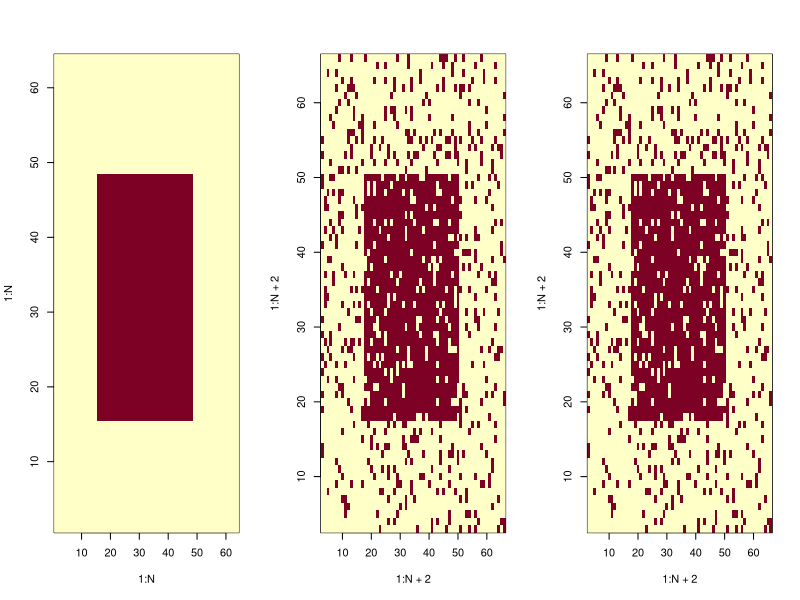
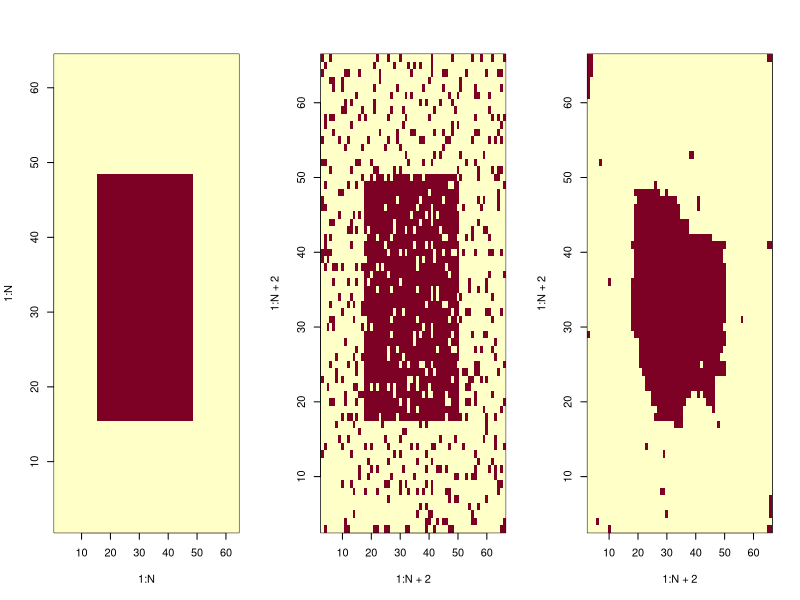
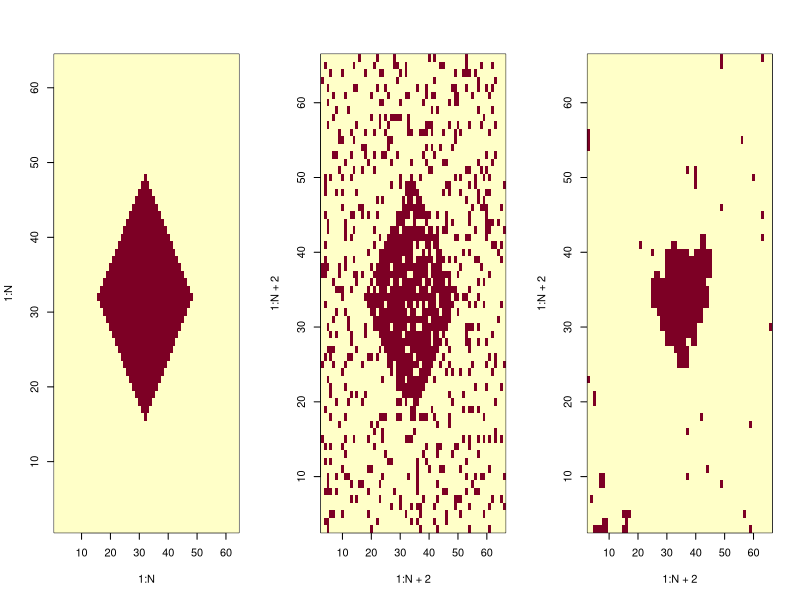
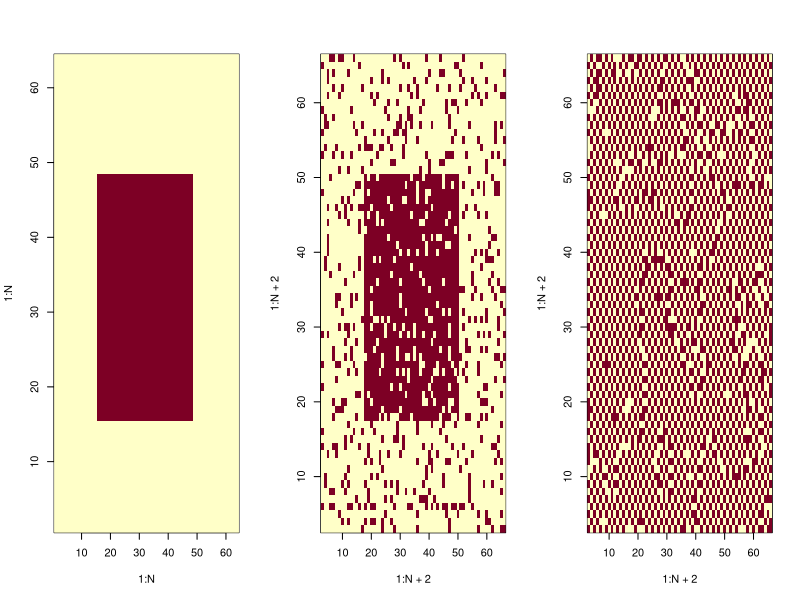
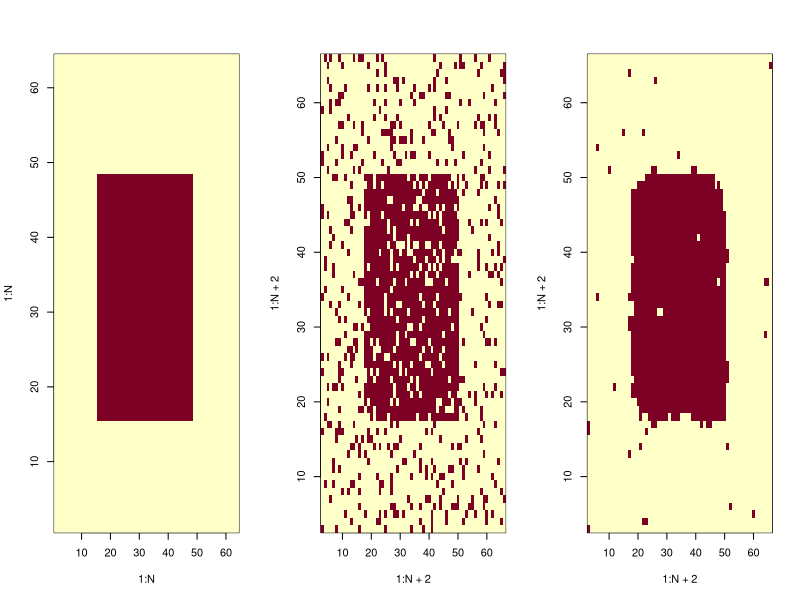
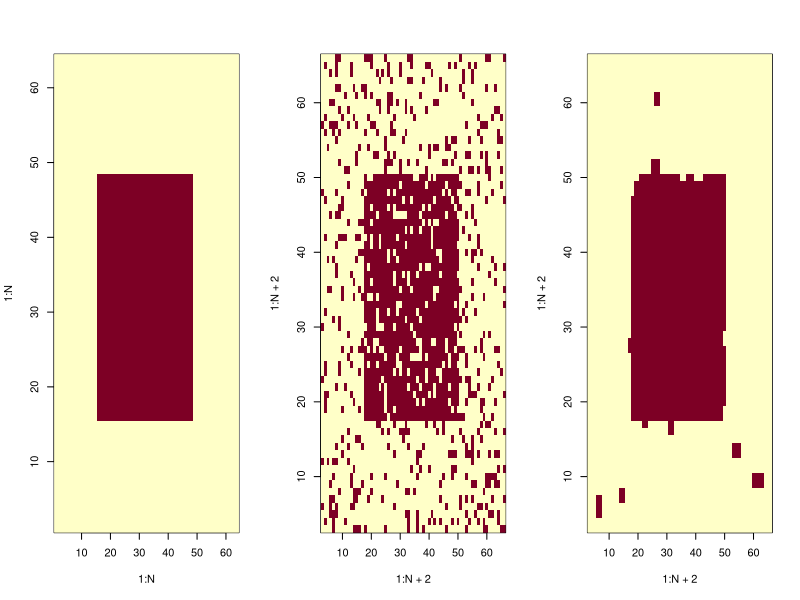
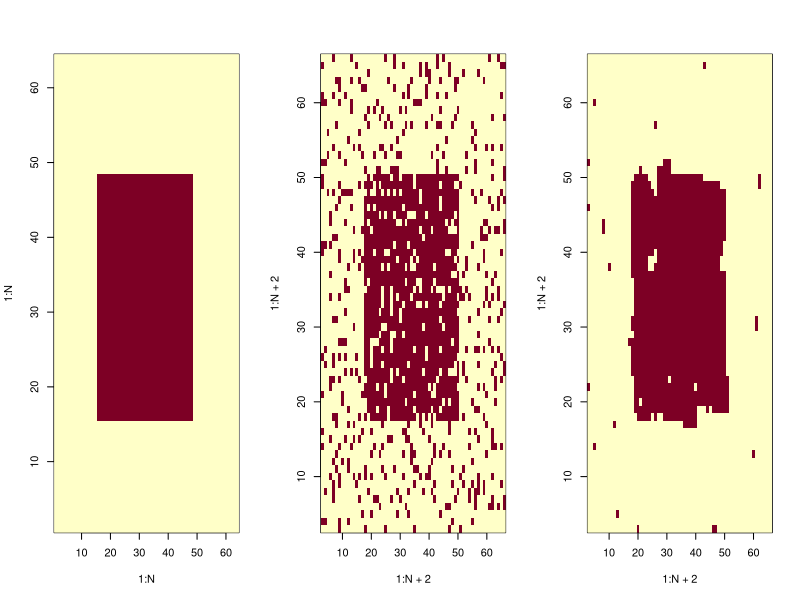
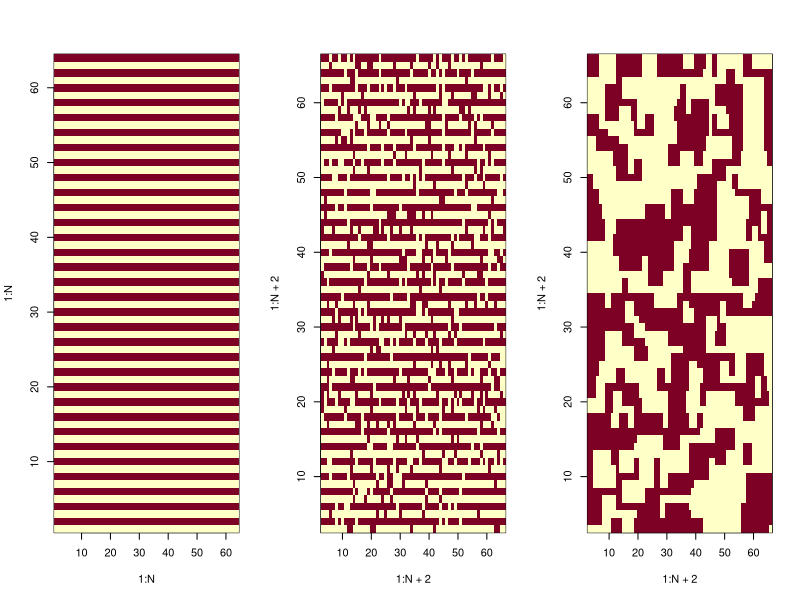

Generate these figures, in order, with R:
## ---- chunk 1
library(stats)
library(survival)
library(ggplot2)
## ---- chunk 2
bruiteur=function(image, br, p){
  #fonction qui revoit l'image donnée en argument par la même image mais bruitée par la méthode demandée "br"
  imgBr <- image
  N <- dim(image)[1]
  bruit <- 0
  p <- 0.15
  #----binomiale----
  if(br== "rbinom"){bruit <- matrix(2*rbinom(N^2,1,1-p)-1,nrow=N,ncol=N)}
  
  #----poisson----      #futurs bruitages différents possibles
  #----normale----
  
  imgBr <- image*bruit
  return(imgBr)
}#func

#================================================================================================================

imageGenerator=function(forme, N){
  #fonction permettant de générer une matrice-image de forme choisie, et de taille N*N
  
  img <- matrix(-1, nrow= N, ncol= N)
  
  #----rectangle----
  if(forme== "rectangle"){
    img[(N/4):(N*3/4),(N/4):(N*3/4)] <- 1}
  
  #----losange----
  if(forme== "losange"){
    for (i in 1:N){
      for (j in 1:N){
        img[i,j]=-1+2*(abs(i-j)<=N/4)*(abs(i+j-N)<=N/4)  
      }}#for#for
  }#if
  
  #----bandes verticales----
  if(forme=="bande"){
    for (j in 1:(N/2)){ img[,2*j]=rep(1,N) }
  }#if
  
  return(img)
}#func

#================================================================================================================

correspondance=function(img0, img1, N){
  #fonction qui renvoit le pourcentage de correspondance entre deux images de mêmes tailles.
	
	nok <- 0 #nombre de pixels divergents
	
	for (i in (1:N)){
		for (j in (1:N)){
			if(img0[i,j] != img1[i,j]){nok <- nok+1}
		}#for
	}#for
	correspondance <- ((N^2)-nok)/(N^2)*100
	return(correspondance)
}#func
## ---- chunk 3
GibbsIsing = function(forme, N, p, B, beta, alpha, n){
  # fonction qui réalise l'échantilloneur de Gibbs, sur le modèle d'Ising, avec une image img1 bruitée à partir de img0, afin de restaurer cette image.
  
  #----création de l'image parfaite img0----
  img0 = imageGenerator(forme, N)
  #----création de l'image bruitée, avec ajout d'une bordure.
	img1 = matrix(0, nrow=N+2, ncol=N+2)
	img1[2:(N+1),2:(N+1)] = bruiteur(img0, "rbinom", p) 
	img2 = img1 #image tampon
  img3 = img1 #mémoire du bruit initiale
  
  for(k in 1:n){ #n parcours de pixels
    #----choix d'un site au hasard---
    i <- 1+ceiling(N*runif(1)) # indice entre 2 et N+1 pour éviter le contour
    j <- 1+ceiling(N*runif(1))
    
    #----changement de valeur au site choisi sur img2 (1 ou -1) pour représenter E en entier avec img1 et img2 (cas d'une image en noir et blanc)----
    img2[i,j] = -img1[i,j]
    
    #----voisinage----
    v = img1[i+1,j] + img1[i-1,j] + img1[i,j+1] + img1[i,j-1]
    
    #----potentiels (modele d'ising)----
    U1 = -B*img1[i,j]-img1[i,j]*(beta*v + alpha*img3[i,j])
    U2 = -B*img2[i,j]-img2[i,j]*(beta*v + alpha*img3[i,j])
    
    #----calcule de la proba conditionnelle locale----
    P <- exp(-U2)/(exp(-U1)+exp(-U2))
    
    if(runif(1)<= P){img1[i,j]= img2[i,j]}#on change la valeur du pixel
    else{img2[i,j] <- img1[i,j]} #on garde la valeur du pixel
  }#for
  
  #----affichage----
  par(mfrow=c(1,3))
  
  img3 <- img3[2:(N+1),2:(N+1)] #on retire les contours
	img1 <- img1[2:(N+1),2:(N+1)]
  
	image(1:N,1:N,img0)#image initiale
	image(1:N+2,1:N+2,img3)#image bruitée
	image(1:N+2,1:N+2,img1)#image restaurée
}
## ---- chunk 4
metropolisIsing=function(forme, N, p, B, beta, alpha, n){
	#fonction qui réalise l'algorithme de Metropolis sur une image bruitée img1 (à partir de img0), pour restaurer cette image.
	
	#----création de l'image parfaite img0----
	img0 = imageGenerator(forme, N)
	
	#----création d'une image auxiliaire img1, avec bord plus long et bruitage----
	img1 = matrix(0, nrow=N+2, ncol=N+2)
	img1[2:(N+1),2:(N+1)] = bruiteur(img0, "rbinom", p)
	img2 = img1 #image tampon
	img3 = img1 #mémoire du bruit initiale

	for(k in 1:n){ #n visites de pixels
	
		#----choix d'un pixel au hasard----
		i <- 1+ceiling(N*runif(1)) # indice entre 2 et N+1
		j <- 1+ceiling(N*runif(1))
		
		#----tirage nouvelle valeure candidate----
		img2[i,j] = -img1[i,j]
	
		#----voisinage----
		v = img1[i+1,j] + img1[i-1,j] + img1[i,j+1] + img1[i,j-1]
	
		#----potentiels----
		U1 = -B*img1[i,j]-img1[i,j]*(beta*v + alpha*img3[i,j])#potentiel actuel
		U2 = -B*img2[i,j]-img2[i,j]*(beta*v + alpha*img3[i,j])#potentiel candidat
	
		#----proba conditionnelle locale----
		dU = U2-U1
		p <- exp(-dU)
		
		if(runif(1)<=p){img1[i,j]= -img1[i,j]}#on change la valeur du pixel
		else{img2[i,j] <- img1[i,j]} #on garde la valeur du pixel
	}#for
	
	#----affichage----
	img3 <- img3[2:(N+1),2:(N+1)] #on retire le contour
	img1 <- img1[2:(N+1),2:(N+1)]
	
	par(mfrow=c(1,3))
	image(1:N,1:N,img0)#image initiale
	image(1:N+2,1:N+2,img3)#image bruitée
	image(1:N+2,1:N+2,img1)#image restaurée
	return(c("pourcentage de restauration par metropolisIsing", correspondance(img0,img1,N)))
  
}#func
## ---- chunk 5
metropolisIsing("rectangle", 64, 0.25, 0, 0.66, 5, 10^5)
## ---- chunk 6
metropolisIsing("rectangle", 64, 0.25, 0, 0.66, 0, 5*10^5)
metropolisIsing("losange", 64, 0.25, 0, 0.66, 0, 5*10^5)
## ---- chunk 7
metropolisIsing("rectangle", 64, 0.25, 0, -0.66, 0.33, 10^5)
## ---- chunk 8
metropolisIsing("rectangle", 64, 0.25, 0, 0.66, 0.33, 10^5)
## ---- chunk 9
recuitSimule=function(forme, N, p, B, beta, alpha, n){
	#fonction qui réalise l'algorithme de recuit simulé, pour restaurer img1
	
	#----création de l'image parfaite img0----
	img0 = imageGenerator(forme, N)
	
	#----création d'une image auxiliaire img1, avec bordure et bruit----
	img1 = matrix(0, nrow=N+2, ncol=N+2)
	img1[2:(N+1),2:(N+1)] = bruiteur(img0, "rbinom", p)
	img2 = img1 #image tampon
	img3 = img1 #mémoire du bruit initiale

	for(k in 1:n){ #n visites de pixels
	  
	  T <- 1/log(k+1) #T tend lentement vers 0
	  
		#----choix d'un pixel au hasard----
		i <- 1+ceiling(N*runif(1)) # indice entre 2 et N+1
		j <- 1+ceiling(N*runif(1))
		
		#----tirage nouvelle valeure candidate----
		img2[i,j] = -img1[i,j]
	
		#----voisinage----
		v = img1[i+1,j] + img1[i-1,j] + img1[i,j+1] + img1[i,j-1]
	
		#----potentiels----
		U1 = -B*img1[i,j]-img1[i,j]*(beta*v + alpha*img3[i,j])#potentiel actuel
		U2 = -B*img2[i,j]-img2[i,j]*(beta*v + alpha*img3[i,j])#potentiel candidat
	
		#----probabilité conditionnelle locale, "recuite" à chaque itération----
		dU = U2-U1
		p <- exp(-dU/T)
		
		if(runif(1)<=p){img1[i,j]= -img1[i,j]}#changement
		else{img2[i,j] <- img1[i,j]} #inchangé
	}#for
	
	#----affichage----
	img3 <- img3[2:(N+1),2:(N+1)] #retire le contour
	img1 <- img1[2:(N+1),2:(N+1)]
	
	par(mfrow=c(1,3))
	image(1:N,1:N,img0)#image initiale
	image(1:N+2,1:N+2,img3)#image  bruitée
	image(1:N+2,1:N+2,img1)#image restaurée
	return(c("pourcentage de restauration par recuitSimule", correspondance(img0,img1,N)))
  
}#func
## ---- chunk 10
recuitSimule("rectangle", 64, 0.25, 0, 0.66, 0.33, 5*10^4)
metropolisIsing("rectangle", 64, 0.25, 0, 0.66, 0.33, 5*10^4)
## ---- chunk 11
recuitSimule("bande", 64, 0.25, 0, 0.66, 0.33, 5*10^4)
## ---- chunk 12
recuitSimule("bande", 64, 0.25, 0, -0.66, 0.33, 5*10^4)
## ---- chunk 13
restorStripe=function(forme, N, p, B, beta, alpha, n){
  #fonction de recuit simulé modifiée pour restaurer une image en bandes horizontales noir et blanche alternées, grâce à une disjonction de cas entre l'horizontale et la verticale pour les calculs de potentiel.
  
  energiehv=function(img){
    #fonction qui renvoie, dans un tuple, les sommes des doubles produits sur les lignes, et sur les colonnes. Le résultats sert au calcul des betah et betav
    eligne=0
    ecolonne=0
    for (i in 1:N) {for (j in 1:(N-1)){eligne=eligne+img[i,j]*img[i,j+1]}}  #somme des doubles produits de ligne
    for (j in 1:N) {for (i in 1:(N-1)){ecolonne=ecolonne+img[i,j]*img[i+1,j]}}  #somme des doubles produits de colonne
    return(c(eligne,ecolonne))
  }#func
  
  
  #----img0, initiale----
  img0 = imageGenerator(forme, N)
  
  #----img1, avec bordure et bruit----
  img1 = matrix(0, nrow=N+2, ncol=N+2)
  img1[2:(N+1),2:(N+1)] = bruiteur(img0, "rbinom", p)
  img2 = img1 #tampon
  img3 = img1 #bruit initiale
  
  #----calcul des deux beta, horizontal et vertical----
  betah=2*energiehv(img1)[2]/(abs(energiehv(img1)[1])+abs(energiehv(img1)[2]))
  betav=2*energiehv(img1)[1]/(abs(energiehv(img1)[1])+abs(energiehv(img1)[2]))

	for(k in 1:n){ #n visites de pixels
	  
	  T <- 1/log(n)
	  
		#----choix d'un pixel au hasard----
		i <- 1+ceiling(N*runif(1))
		j <- 1+ceiling(N*runif(1))
		
		#----tirage nouvelle valeure candidate----
		img2[i,j] = -img1[i,j]
	
    #----calcule du voisinage séparément entre horizontale (Vh) et verticale (Vv)
    Vh <- img1[i-1,j]+img1[i+1,j]
    Vv <- img1[i,j-1]+img1[i,j+1]
	
		#----potentiels----
		U1 = -B*img1[i,j]-img1[i,j]*(betah*Vh + betav*Vv + alpha*img3[i,j])#potentiel actuel
		U2 = -B*img2[i,j]-img2[i,j]*(betah*Vh + betav*Vv + alpha*img3[i,j])#potentiel candidat
	
		#----test----
		dU = U2-U1
		p <- exp(-dU/T)
		
		if(runif(1)<=p){img1[i,j]= -img1[i,j]}#changé
		else{img2[i,j] <- img1[i,j]} #inchangé
	}#for
  
  
  #----affichage----
  img3 <- img3[2:(N+1),2:(N+1)] 
  img1 <- img1[2:(N+1),2:(N+1)]
  par(mfrow=c(1,3))
  image(1:N,1:N,img0)#image initiale
  image(1:N+2,1:N+2,img3)#image bruitée
  image(1:N+2,1:N+2,img1)#image restaurée
  
  return(c("pourcentage de restauration par restorStripe",correspondance(img0,img1,N),"betah",betah,"betav",betav))
  
}#func
## ---- chunk 14
restorStripe("bande",64,0.25,0,0.66,0.33,5*10^4)
## ---- chunk 15

Vstar=function(img, N, i, j, L){
  #fonction qui calcule le voisinage du pixel (i,j), selon le modèle de voisinage en étoile variable.
  
  vbranch=function(img, N, is, js, iv, jv, L){
	  #L détermine la longueur maximale d'une branche
	  #(iv, jv) appartient à [(0,1),(0,-1),(1,0),(-1,0)], c'est ce qui donne le sens de la branche à partir de s

	  v = c() #branche finale
	  vl = c() #branche brute
	  if(is<1 | is>N | js<1 | js>N){return("les coordonnées données sont en dehors de l'image")}

	  #----récupération des L sites de la branche potentielles sans condition----
	  for(k in(1:L)){
		  i <- is+k*iv
		  j <- js+k*jv
		  if(i>=1 && i<=N){ if(j>=1 && j<=N){ #teste si les coordonnées du candidat sont dans l'image
			  vl <- c(vl,img[i,j])
		  }}#if&if
	  }#for
	  if(is.null(vl[1])){return(0)} #si on est sur le bord
	
	  #----épuration selon la condition de valeur de site----
	  lead <- vl[1] #base de la branche, à côté du site
	  for(k in 1:length(vl)){ #parcours les L sites
		  if(vl[k]==lead){ v <- c(v,vl[k]) }#condition pour faire partie de la branche.
	  }#for
	
	  return(length(v)*lead) #"poid" de la branche. length(v) fait office de facteur, comme beta classiquement
  }#func
  
  #somme des quatre branches
	s <- 0
	s <- s + vbranch(img, N, i, j, -1, 0, L)
	s <- s + vbranch(img, N, i, j, 1, 0, L)
	s <- s + vbranch(img, N, i, j, 0, -1, L)
	s <- s + vbranch(img, N, i, j, 0, 1, L)
	return(s)
}#func
## ---- chunk 16
recuitSimule_Vstar=function(forme, N, p, B, beta, alpha, n, L){
	#fonction qui réalise l'algorithme de recuit, mais dont le calcul de voisinage se faite selon le modèle en étoile variable.
	
	#----image parfaite img0----
	img0 = imageGenerator(forme, N)
	
	#----image auxiliaire img1, avec bordure et bruitage----
	img1 = matrix(0, nrow=N+2, ncol=N+2)
	img1[2:(N+1),2:(N+1)] = bruiteur(img0, "rbinom", p)
	img2 = img1 #tampon
	img3 = img1 #bruit initiale

	for(k in 1:n){
	  
	  T <- 1/log(k+1)
	  
		#----choix d'un pixel au hasard----
		i <- 1+ceiling(N*runif(1))
		j <- 1+ceiling(N*runif(1))
		
		#----tirage nouvelle valeure candidate----
		img2[i,j] = -img1[i,j]
	
		#----voisinage selon le modèle en étoile----
	  v = Vstar(img1, N+2, i, j, L)
		
		#----potentiels----
		U1 = -B*img1[i,j]-img1[i,j]*(beta*v + alpha*img3[i,j])#potentiel actuel
		U2 = -B*img2[i,j]-img2[i,j]*(beta*v + alpha*img3[i,j])#potentiel candidat
	
		#----test----
		dU = U2-U1
		p <- exp(-dU/T)
		
		if(runif(1)<=p){img1[i,j]= -img1[i,j]}#changé
		else{img2[i,j] <- img1[i,j]} #inchangé
	}#for
	
	#----affichage----
	img3 <- img3[2:(N+1),2:(N+1)] #on retire le contour
	img1 <- img1[2:(N+1),2:(N+1)]
	
	par(mfrow=c(1,3))
	image(1:N,1:N,img0)#image initiale
	image(1:N+2,1:N+2,img3)#image  bruitée
	image(1:N+2,1:N+2,img1)#image restaurée
	
	return(correspondance(img0, img1, N))
  
}#func

## ---- chunk 17
smartStop=function(forme, N, p, B, beta, alpha, S){
	#fonction qui réalise l'algorithme de recuit simulé avec pour condition d'arrêt faire S itérations successives sans changement de valeur.
	
	#----création de l'image parfaite img0----
	img0 = imageGenerator(forme, N)
	
	#----création d'une image auxiliaire img1, avec bord plus long et bruitage----
	img1 = matrix(0, nrow=N+2, ncol=N+2)
	img1[2:(N+1),2:(N+1)] = bruiteur(img0, "rbinom", p)
	img2 = img1 #image tampon
	img3 = img1 #mémoire du bruit initiale
	
  X<-0 #nombre d'itérations consécutives sans changement de spin
  it<-0 #compteur
  
  while(X<=S) { 
	  
    it <- it+1
	  T <- 1/log(it+1) #T tend vers 0
	  
		#----choix d'un pixel au hasard----
		i <- 1+ceiling(N*runif(1)) # indice entre 2 et N+1
		j <- 1+ceiling(N*runif(1))
		
		#----tirage nouvelle valeure candidate----
		img2[i,j] = -img1[i,j]
	
		#----voisinage----
	  v = Vstar(img1, N+2, i, j, 5) # L arbitrairement fixé à 5
		
		#----potentiels----
		U1 = -B*img1[i,j]-img1[i,j]*(beta*v + alpha*img3[i,j])#potentiel actuel
		U2 = -B*img2[i,j]-img2[i,j]*(beta*v + alpha*img3[i,j])#potentiel candidat
	
		#----test----
		dU = U2-U1
		p <- exp(-dU/T)
		
		if(runif(1)<=p){#on change la valeur du pixel
		  img1[i,j]= -img1[i,j]
		  X <- 0} #on a changé un pixel, retour à la case départ
		  
		else{
		  img2[i,j] <- img1[i,j]
		  X <- X+1} #on garde la valeur du pixel
	}#for
	
	#----RETURN----
	img1 <- img1[2:(N+1),2:(N+1)]
	corresp <- correspondance(img0, img1, N)
	return(c(corresp,it)) #(pourcentage de restauration, nombre d'itérations nécessaires)
  
}#func
## ---- chunk 18
disp_smartStop=function(forme, N, p, B, beta, alpha, S, pas){
  
  plage = seq(pas,S,pas) #plage S des tirages successifs sans changement
  l = length(plage)
  corresp = c(1:l) #stock des pourcentages de restauration
  iter = c(1:l) #stock des quantités d'itérations
  
  for( ss in plage){
    result = smartStop(forme, N, p, B, beta, alpha, ss)
    corresp[ss/pas] <- result[1]
    iter[ss/pas] <- result[2]

  }#for
  
  rev <- data.frame(plage_evaluation=plage, correspondance=corresp, nombre_iteration=iter )

  ggplot(data = rev, aes(x="largeur de la plage S",y="nombre d'itération n"))+geom_line()+geom_point() 
    # + geom_smooth()  
  print(rev)
}#func
## ---- chunk 19
disp_smartStop("rectangle", 64, 0.25, 0, 0.66, 0.33, 2000, 200)
## ---- chunk 20
smartStopLight=function(forme, N, p, B, beta, alpha, S, prcm){

	img0 = imageGenerator(forme, N)
	img1 = matrix(0, nrow=N+2, ncol=N+2)
	img1[2:(N+1),2:(N+1)] = bruiteur(img0, "rbinom", p)
	img2 = img1 #image tampon
	img3 = img1 #mémoire du bruit initiale
  X<-0 #nombre d'itérations consécutives sans changement de spin
  Y <- 0 #nombre de changements de spin, remis à 0 dès que Y==m.
  m <- prcm*S #nombre d'erreurs tolérées
  it<-0 #compteur d'itération général
  while(X<=S) { 
    it <- it+1
	  T <- 1/log(it+1) #T tend vers 0
		i <- 1+ceiling(N*runif(1)) # indice entre 2 et N+1
		j <- 1+ceiling(N*runif(1))
		img2[i,j] = -img1[i,j]
	  v = Vstar(img1, N+2, i, j, 5) # L arbitrairement fixé à 5
		U1 = -B*img1[i,j]-img1[i,j]*(beta*v + alpha*img3[i,j])#potentiel actuel
		U2 = -B*img2[i,j]-img2[i,j]*(beta*v + alpha*img3[i,j])#potentiel candidat
		dU = U2-U1
		p <- exp(-dU/T)
		if(runif(1)<=p){#on change la valeur du pixel
		  img1[i,j]= -img1[i,j]
		  Y <- Y+1
		  if(Y==m+1){ #dépassement du cota de changement de valeur m
		    X <- 0
		    Y <- 0}
		  else{X <- X+1}
		}#if 
		else{ #on garde la valeur du pixel
		  img2[i,j] <- img1[i,j]
		  X <- X+1} 
	}#for
	
	#----RETURN----
	img1 <- img1[2:(N+1),2:(N+1)]
	corresp <- correspondance(img0, img1, N)
	return(c(corresp,it)) #(pourcentage de restauration, nombre d'itérations nécessaires)
}#func

#smartStopLight("rectangle", 64,0.25, 0, 2/3, 1/3, 500, 15)
## ---- chunk 21
disp_smartStopLight=function(forme, N, p, B, beta, alpha, S, pas, prcm){
  
  plage = seq(pas,S,pas) #plage S des tirages successifs sans changement
  l = length(plage)
  error = c(1:l) #stock du nombre d'erreurs maximal accepté
  corresp = c(1:l) #stock des pourcentages de restauration
  iter = c(1:l) #stock des quantités d'itérations
  
  for( ss in plage){
    #m = prcm*ss
    result = smartStopLight(forme, N, p, B, beta, alpha, ss, prcm)
    error[ss/pas] <- prcm*ss #nombre d'erreurs tolérées 
    corresp[ss/pas] <- result[1]
    iter[ss/pas] <- result[2]

  }#for
  
  rev <- data.frame(plage_evaluation=plage, correspondance=corresp, nombre_iteration=iter, erreur_maximal=error)

  ggplot(data = rev, aes(x="largeur de la plage",y="nombre d'itération"))+geom_line()+geom_point() 
    # + geom_smooth()  
  print(rev)
}#func
## ---- chunk 22
disp_smartStopLight("rectangle", 64, 0.25, 0, 0.66, 0.33, 2000, 200, 0.01)
## ---- chunk 23
ICM=function(forme, N, p, B, beta, alpha, n){
	#fonction qui réalise l'algorithme d'ICM, pour restaurer img1
	
	#----création de l'image parfaite img0----
	img0 = imageGenerator(forme, N)
	
	#----création d'une image auxiliaire img1, avec bordure et bruit----
	img1 = matrix(0, nrow=N+2, ncol=N+2)
	img1[2:(N+1),2:(N+1)] = bruiteur(img0, "rbinom", p)
	img2 = img1 #image tampon
	img3 = img1 #mémoire du bruit initiale

	for(k in 1:n){ #n visites de pixels
	  
		#----choix d'un pixel au hasard----
		i <- 1+ceiling(N*runif(1)) # indice entre 2 et N+1
		j <- 1+ceiling(N*runif(1))
		
		#----tirage nouvelle valeure candidate----
		img2[i,j] = -img1[i,j]
	
		#----voisinage----
		v = img1[i+1,j] + img1[i-1,j] + img1[i,j+1] + img1[i,j-1]
	
		#----potentiels----
		U1 = -B*img1[i,j]-img1[i,j]*(beta*v + alpha*img3[i,j])#potentiel actuel
		U2 = -B*img2[i,j]-img2[i,j]*(beta*v + alpha*img3[i,j])#potentiel candidat
	
		#----probabilité conditionnelle locale, "recuite" à chaque itération----
		
		if(U1>U2){img1[i,j]= -img1[i,j]}#le changement proposé fait diminuer le potentiel local, on l'accept
		else{img2[i,j] <- img1[i,j]} #le changement proposé fait augmenter le potentiel local, on le refuse
	}#for
	
	#----affichage----
	img3 <- img3[2:(N+1),2:(N+1)] #retire le contour
	img1 <- img1[2:(N+1),2:(N+1)]
	
	return(correspondance(img0,img1,N))
  
}#func
## ---- chunk 24
metropolisIsing_return=function(forme, N, p, B, beta, alpha, n){
	#MEtropolisIsing sans affichage d'image, pour le test de vitesse
	
	#----création de l'image parfaite img0----
	img0 = imageGenerator(forme, N)
	
	#----création d'une image auxiliaire img1, avec bord plus long et bruitage----
	img1 = matrix(0, nrow=N+2, ncol=N+2)
	img1[2:(N+1),2:(N+1)] = bruiteur(img0, "rbinom", p)
	img2 = img1 #image tampon
	img3 = img1 #mémoire du bruit initiale

	for(k in 1:n){ #n visites de pixels
	
		#----choix d'un pixel au hasard----
		i <- 1+ceiling(N*runif(1)) # indice entre 2 et N+1
		j <- 1+ceiling(N*runif(1))
		
		#----tirage nouvelle valeure candidate----
		img2[i,j] = -img1[i,j]
	
		#----voisinage----
		v = img1[i+1,j] + img1[i-1,j] + img1[i,j+1] + img1[i,j-1]
	
		#----potentiels----
		U1 = -B*img1[i,j]-img1[i,j]*(beta*v + alpha*img3[i,j])#potentiel actuel
		U2 = -B*img2[i,j]-img2[i,j]*(beta*v + alpha*img3[i,j])#potentiel candidat
	
		#----proba conditionnelle locale----
		dU = U2-U1
		p <- exp(-dU)
		
		if(runif(1)<=p){img1[i,j]= -img1[i,j]}#on change la valeur du pixel
		else{img2[i,j] <- img1[i,j]} #on garde la valeur du pixel
	}#for
	
	#----affichage----
	img3 <- img3[2:(N+1),2:(N+1)] #on retire le contour
	img1 <- img1[2:(N+1),2:(N+1)]
	
	return(correspondance(img0,img1,N))
  
}#func
## ---- chunk 25
recuitSimule_return=function(forme, N, p, B, beta, alpha, n){
	#fonction qui réalise l'algorithme de recuit simulé, pour restaurer img1
	
	#----création de l'image parfaite img0----
	img0 = imageGenerator(forme, N)
	
	#----création d'une image auxiliaire img1, avec bordure et bruit----
	img1 = matrix(0, nrow=N+2, ncol=N+2)
	img1[2:(N+1),2:(N+1)] = bruiteur(img0, "rbinom", p)
	img2 = img1 #image tampon
	img3 = img1 #mémoire du bruit initiale

	for(k in 1:n){ #n visites de pixels
	  
	  T <- 1/log(k+1) #T tend lentement vers 0
	  
		#----choix d'un pixel au hasard----
		i <- 1+ceiling(N*runif(1)) # indice entre 2 et N+1
		j <- 1+ceiling(N*runif(1))
		
		#----tirage nouvelle valeure candidate----
		img2[i,j] = -img1[i,j]
	
		#----voisinage----
		v = img1[i+1,j] + img1[i-1,j] + img1[i,j+1] + img1[i,j-1]
	
		#----potentiels----
		U1 = -B*img1[i,j]-img1[i,j]*(beta*v + alpha*img3[i,j])#potentiel actuel
		U2 = -B*img2[i,j]-img2[i,j]*(beta*v + alpha*img3[i,j])#potentiel candidat
	
		#----probabilité conditionnelle locale, "recuite" à chaque itération----
		dU = U2-U1
		p <- exp(-dU/T)
		
		if(runif(1)<=p){img1[i,j]= -img1[i,j]}#changement
		else{img2[i,j] <- img1[i,j]} #inchangé
	}#for
	
	#----affichage----
	img3 <- img3[2:(N+1),2:(N+1)] #retire le contour
	img1 <- img1[2:(N+1),2:(N+1)]
	
	return(correspondance(img0,img1,N))
  
}#func
## ---- chunk 26
disp_generalSpeedTest=function(forme, N, p, B, beta, alpha, nn, pas){
  
  iteration = seq(pas,nn,pas) #plage S des tirages successifs sans changement
  l = length(iteration) #nombre de test que l'on va réaliser
  corresp_metro = c(1:l) #stock des pourcentages de restauration pour Metropolis
  corresp_ICM = c(1:l) #stock des pourcentages de restauration pour ICM
  corresp_recuit = c(1:l) #// pour le recuit simulé
  
  for( n in iteration){
    corresp_metro[n/pas] <- metropolisIsing_return(forme, N, p, B, beta, alpha, n)
    corresp_recuit[n/pas] <- recuitSimule_return(forme, N, p, B, beta, alpha, n)
    corresp_ICM[n/pas] <- ICM(forme, N, p, B, beta, alpha, n)
  }#for
  
  rev <- data.frame(nombre_iteration=iteration, restauration_Metropolis=corresp_metro, restauration_recuit=corresp_recuit, restauration_ICM=corresp_ICM)

  ggplot(data = rev, aes(x="largeur de la plage",y="nombre d'itération"))+geom_line()+geom_point() 
    # + geom_smooth()  
  print(rev)
}#func
## ---- chunk 27
disp_generalSpeedTest("rectangle",64,0.25,0,0.66,0.33,10^5,10^4)
